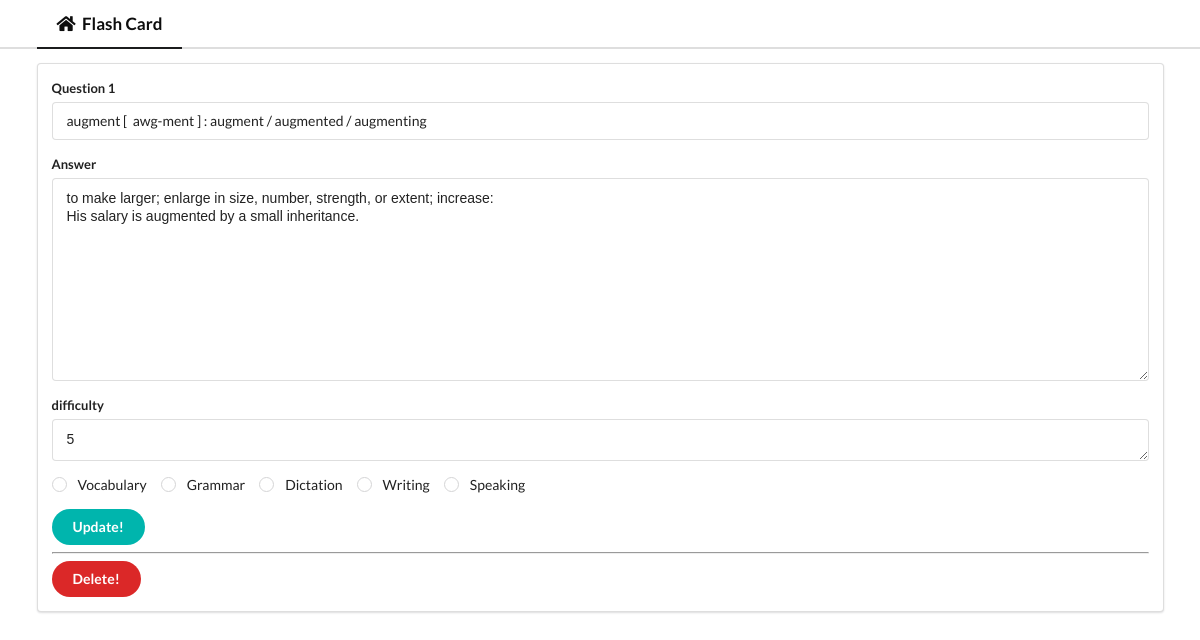
Page /cards/1 on the committed database.
### app.py (models this page shows, shortened)
class Card(db.Model):
    id = db.Column(db.Integer, primary_key = True)
    category = db.Column(db.String(100))
    topic = db.Column(db.String(100))
    question = db.Column(db.String(100000))
    difficulty = db.Column(db.Integer)
    timestamp = db.Column(db.String(100), nullable=False,default = datetime.utcnow)

### app.py (the view)
@app.route("/cards/<int:card_id>")
def get_card(card_id):
    card = Card.query.get(card_id)
    return render_template("show.html", card=card)

### templates/show.html (shortened to what this page needs)
{% extends "base.html" %}
    {% block content %}
    <div class="ui Two column  container segment">
        <div class="row">
            <div class="eight wide column">
                <form action="/cards/{{card.id}}" method="POST" class="ui form">
                    <div class="field">
                        <label for="topic">Question {{card.id}}</label>
                        <input type="text" name="topic" value="{{ card.topic }}">
                    </div>
                    <div class="field">
                        <label for="question">Answer</label>
                        <textarea name="question" id="" cols="30" rows="10">{{ card.question }}</textarea>
                    </div>
                    <div class="field">
                        <label for="difficulty">difficulty</label>
                        <textarea name="difficulty" id="" cols="1" rows="1">{{ card.difficulty }}</textarea>
                    </div>
                    <div class="inline fields">
                        <div class="field">
                            <div class="ui radio checkbox">
                                <label>Vocabulary</label>
                            </div>
                        </div>
                        <div class="field">
                            <div class="ui radio checkbox">
                                <label>Grammar</label>
                            </div>
                        </div>
                        <div class="field">
                            <div class="ui radio checkbox">
                                <label>Dictation</label>
                            </div>
                        </div>
                        <div class="field">
                            <div class="ui radio checkbox">
                                <label>Writing</label>
                            </div>
                        </div>
                        <div class="field">
                            <div class="ui radio checkbox">
                                <label>Speaking</label>
                            </div>
                        </div>
                    </div>
                    <button type="submit" class="ui circular teal button">Update!</button>
                </form>
            </div>
            <hr>
            <div class="eight wide column">
                <form action="/cards/{{card.id}}/delete" method="POST">
                    <button type="submit" class="ui circular red button">Delete!</button>
                </form>
            </div>
        </div>
    </div>
    {% endblock %}

### rows in the picture
Card: id "1", topic "augment [ awg-ment ] : augment / augmented / augmenting", question "to make larger; enlarge in size, number, strength, or extent; increase: His salary is augmented by a small inheritance.", difficulty "5"
